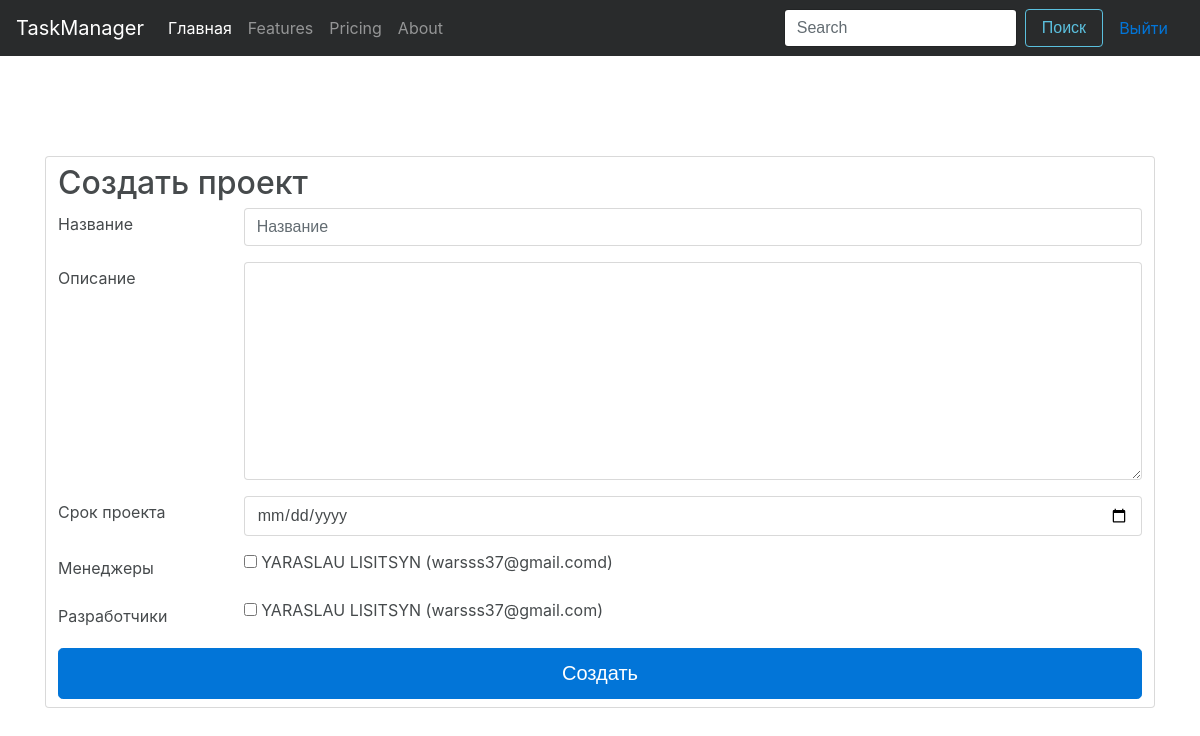
The page /project/add/ (signed in) on the database as committed earlier.
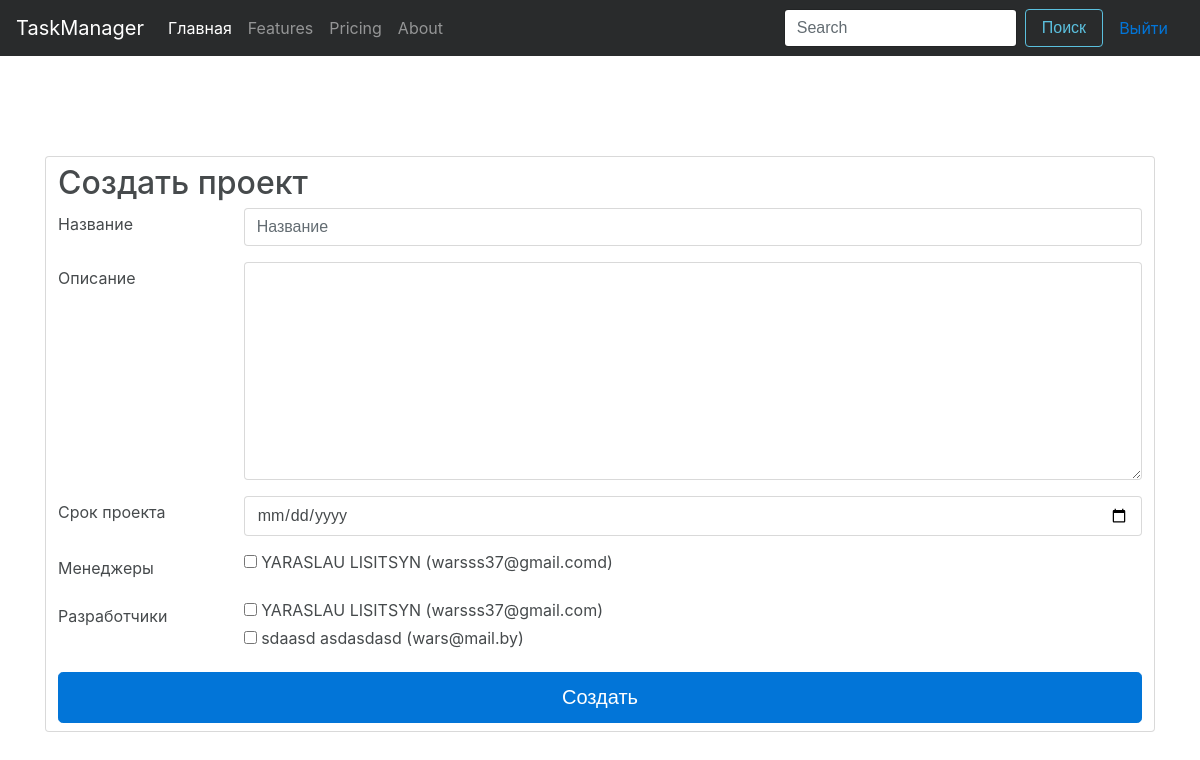
The same page on the database as committed later.
### User/models.py (models this page shows, shortened)
class User(AbstractBaseUser, PermissionsMixin, models.Model):
    email = models.EmailField(
        max_length=255,
        unique=True,
        db_index=True,
        verbose_name='Email'
    )
    firstname = models.CharField(
        verbose_name='Имя',
        max_length=40,
        null=True,
        blank=True
    )
    lastname = models.CharField(
        verbose_name='Фамилия',
        max_length=40,
        null=True,
        blank=True
    )
    role = models.CharField(
        max_length=255,
        verbose_name='Права пользователя'
    )
    avatar = models.ImageField(
        blank=True,
        null=True,
        upload_to='uploads/avatar',
        verbose_name='Аватар'
    )
    is_active = models.BooleanField(
        default=True,
        verbose_name='Активен'
    )
    is_admin = models.BooleanField(
        default=False,
        verbose_name='Админ'
    )
    register_date = models.DateTimeField(
        auto_now_add=True,
        verbose_name='Дата регистрации'
    )
    USERNAME_FIELD = 'email'
    REQUIRED_FIELDS = []
    objects = UserManager()
    class Meta:
        verbose_name = 'Пользователь'
        verbose_name_plural = 'Пользователи'

### Project/views.py (the view, shortened to what this page needs)
# urls.py: url(r'^project/add/$', login_required(ProjectCreate.as_view()), name='project_add'),
class ProjectCreate(TemplateView):
    model = Project
    template_name = 'project/add_project.html'
    form = None
    manager = None
    developer = None
    def get(self, request, *args, **kwargs):
        if request.user.role == "Manager" or request.user.is_admin:
            self.manager = User.objects.filter(role='Manager')
            self.developer = User.objects.filter(role='Developer')
            return super(ProjectCreate, self).get(request, *args, **kwargs)
        else:
            return redirect(reverse('main'))
    def get_context_data(self, **kwargs):
        context = super(ProjectCreate, self).get_context_data(**kwargs)
        context['managers'] = self.manager
        context['developers'] = self.developer
        return context

### templates/project/add_project.html (shortened to what this page needs)
{% extends 'base.html' %}
{% block content %}
    <div class="container form-cont">
            <form action="" method="post" class="form-control">
                <h2>Создать проект</h2>
                <div class="form-group row">
                    <label for="text-input" class="col-2 col-form-label">Название</label>
                    <div class="col-10">
                        <input type="text" id="id_title" class="form-control" placeholder="Название" name="title" required>
                    </div>
                </div>
                <div class="form-group row">
                    <label for="textarea-input" class="col-2 col-form-label">Описание</label>
                    <div class="col-10">
                        <textarea name="description" id="id_description" style="width: 100%" rows="10" class="form-control"></textarea>
                    </div>
                </div>
                <div class="form-group row">
                  <label for="date-input" class="col-2 col-form-label">Срок проекта</label>
                  <div class="col-10">
                    <input class="form-control" type="date" id="example-date-input" name="due_date">
                  </div>
                </div>
                 <div class="form-group row">
                  <label for="date-input" class="col-2 col-form-label">Менеджеры</label>
                  <div class="col-10">
                      {% for manager in managers %}
                          <div class="checkbox">
                              <label>
                                  <input type="checkbox" name="users" value="{{ manager.id }}" style="padding: 10px" {% if user.id == manager.id %} checked disabled {% endif %}>
                                  <span class="custom-control-description">{{ manager.firstname }} {{ manager.lastname }} ({{ manager.email }})</span>
                              </label>
                          </div>
                      {% endfor %}
                  </div>
                </div>
                <div class="form-group row">
                  <label for="date-input" class="col-2 col-form-label">Разработчики</label>
                  <div class="col-10">
                      {% for developer in developers %}
                          <div class="checkbox">
                              <label>
                                  <input type="checkbox" name="users" value="{{ developer.id }}" style="padding: 10px">
                                  <span class="custom-control-description">{{ developer.firstname }} {{ developer.lastname }} ({{ developer.email }})</span>
                              </label>
                          </div>
                      {% endfor %}
                  </div>
                </div>
                <div class="submit-button">
                    <input type="submit" value="Создать" class="btn btn-lg btn-primary btn-block">
                </div>
            </form>
    </div>
{% endblock %}

Rows that differ between the two databases and show on the page:
added User: firstname "sdaasd", lastname "asdasdasd", email "wars@mail.by"
